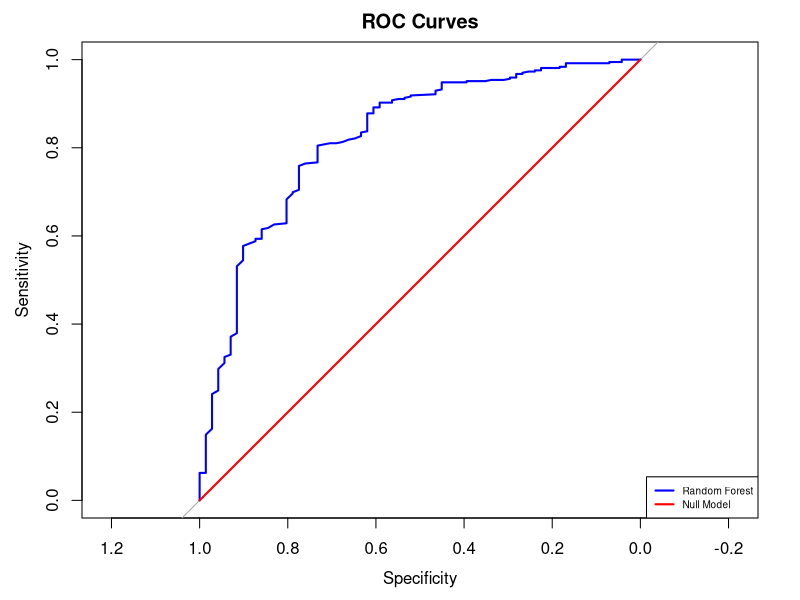

Here is the R script that generated this plot:
rm(list = ls())
library(readr)
library(tidyverse)
library(dplyr)
library(randomForest)
library(caret)
library(pROC)
################################################################################
data <- read.csv("data/WA_Fn-UseC_-HR-Employee-Attrition.csv")
str(data)
set.seed(123)
random_index <- sample(nrow(data))
data <- data[random_index, ]

random_forest <- function(data, fold) {
  library(randomForest)
  library(caret)
  library(pROC)
  
  # Ensure the target variable is a factor with two levels
  data$Attrition <- factor(data$Attrition, levels = c("No", "Yes"))
  
  # Split the data into training and testing sets
  set.seed(42)
  trainIndex <- createDataPartition(data$Attrition, p = .7, 
                                    list = FALSE, 
                                    times = 1)
  train_data <- data[trainIndex, ]
  test_data <- data[-trainIndex, ]
  
  # Initialize vectors to store results
  validation_results <- data.frame(
    fold = integer(fold),
    accuracy = numeric(fold),
    precision = numeric(fold),
    recall = numeric(fold),
    f1 = numeric(fold)
  )
  
  # Create k folds for cross-validation
  k <- cut(seq(1, nrow(train_data)), breaks = fold, labels = FALSE, include.lowest = TRUE)
  
  for (i in 1:fold) {
    # Create training and validation sets
    validation_indices <- which(k == i)
    train_indices <- which(k != i)
    
    train_fold <- train_data[train_indices, ]
    validation_fold <- train_data[validation_indices, ]
    
    # Train the random forest model
    model <- randomForest(as.factor(Attrition) ~ ., data = train_fold, method = "class", ntree=850, mtry=5)
    
    # Predict on the validation set
    validation_pred <- predict(model, newdata = validation_fold, type = "class")
    validation_matrix <- confusionMatrix(validation_pred, as.factor(validation_fold$Attrition))
    
    # Store validation results
    validation_results$fold[i] <- i
    validation_results$accuracy[i] <- validation_matrix$overall["Accuracy"]
    validation_results$precision[i] <- validation_matrix$byClass["Pos Pred Value"]
    validation_results$recall[i] <- validation_matrix$byClass["Sensitivity"]
    validation_results$f1[i] <- validation_matrix$byClass["F1"]
    
    # Print validation metrics for the current fold
    # print(paste("Validation Fold", i, "Metrics:"))
    # print(validation_matrix)
  }
  
  # Calculate mean validation metrics
  mean_validation_metrics <- colMeans(validation_results[, -1], na.rm = TRUE)
  print("Mean Validation Metrics:")
  print(mean_validation_metrics)
  
  # Train the final model on the entire training set
  final_model <- randomForest(as.factor(Attrition) ~ ., data = train_data, method = "class")
  
  # feature imnportance
  print(sort(importance(final_model)[,1],T))
  
  # Predict on the testing set
  test_pred <- predict(final_model, newdata = test_data, type = "class")
  test_pred_prob <- predict(final_model, newdata = test_data, type = "prob")[,2]
  test_matrix <- confusionMatrix(test_pred, as.factor(test_data$Attrition))
  
  # Null model (majority class)
  majority_class <- names(sort(table(train_data$Attrition), decreasing = TRUE))[1]
  null_pred <- rep(majority_class, nrow(test_data))
  null_pred_prob <- ifelse(null_pred == "Yes", 1, 0)
  null_matrix <- confusionMatrix(as.factor(null_pred), as.factor(test_data$Attrition))
  
  # Print testing metrics
  print("Testing Metrics (Random Forest):")
  print(test_matrix)
  
  print("Testing Metrics (Null Model):")
  print(null_matrix)
  
  # Compute ROC curves and AUC
  rf_roc <- roc(test_data$Attrition, test_pred_prob, levels = rev(levels(test_data$Attrition)))
  null_roc <- roc(test_data$Attrition, null_pred_prob, levels = rev(levels(test_data$Attrition)))
  
  # Print AUC
  print(paste("AUC (Random Forest):", auc(rf_roc)))
  print(paste("AUC (Null Model):", auc(null_roc)))
  
  # Compute ROC curves and AUC
  rf_roc <- roc(test_data$Attrition, test_pred_prob, levels = rev(levels(test_data$Attrition)))
  null_roc <- roc(test_data$Attrition, null_pred_prob, levels = rev(levels(test_data$Attrition)))
  
  # Print AUC
  print(paste("AUC (Random Forest):", auc(rf_roc)))
  print(paste("AUC (Null Model):", auc(null_roc)))
  
  # Plot ROC curves with adjusted parameters
  plot(rf_roc, col = "blue", main = "ROC Curves", xlim = c(1, 0), ylim = c(0, 1), asp = 1)
  plot(null_roc, col = "red", add = TRUE)
  legend("bottomright", legend = c("Random Forest", "Null Model"), col = c("blue", "red"), lwd = 2, cex = 0.6)
  
  return(list(
    validation_results = validation_results,
    mean_validation_metrics = mean_validation_metrics,
    test_matrix = test_matrix,
    null_matrix = null_matrix,
    rf_roc = rf_roc,
    null_roc = null_roc
  ))
}

random_forest(data,5)
